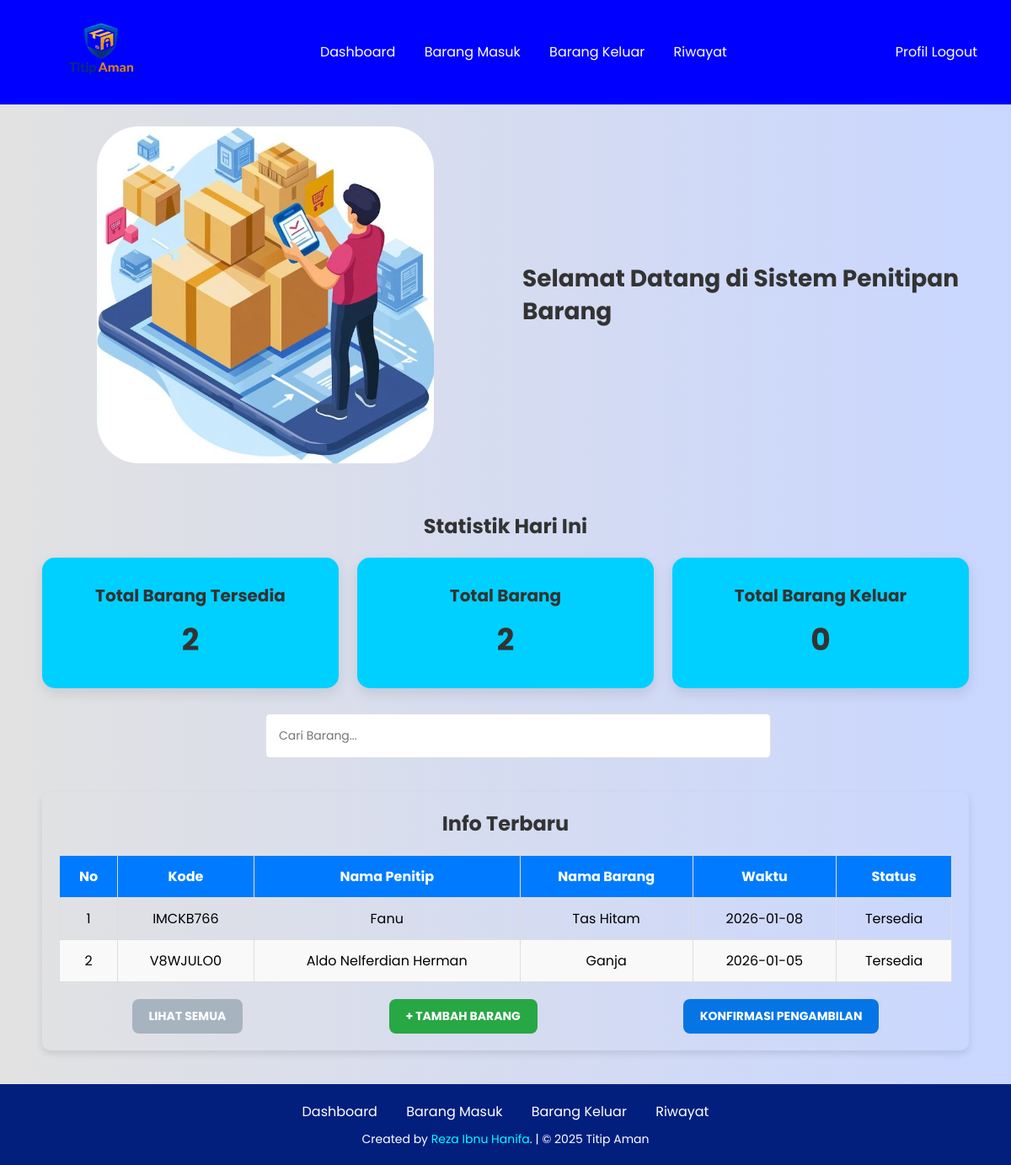
/component/dashboard.php (signed in), run on the app's committed database.
### tables this page shows
CREATE TABLE `barang` (
  `id` int(11) NOT NULL,
  `kode_barang` varchar(50) NOT NULL,
  `no_identitas` varchar(20) NOT NULL,
  `nama_penitip` varchar(100) NOT NULL,
  `no_telepon` varchar(15) NOT NULL,
  `nama_barang` varchar(100) NOT NULL,
  `tanggal_masuk` date NOT NULL,
  `jam_masuk` time NOT NULL,
  `petugas_id` int(11) NOT NULL,
  `status` enum('Tersedia','Diambil') NOT NULL DEFAULT 'Tersedia'
);

### component/dashboard.php (the view, shortened to what this page needs)
<?php
include_once '../config/database.php';
$totalBarangTersedia = 0;
$totalBarangMasuk = 0;
$totalBarangKeluar = 0;
try {
    $queryTersedia = "SELECT COUNT(*) FROM barang WHERE status = 'Tersedia'";
    $stmtTersedia = $pdo->prepare($queryTersedia);
    $stmtTersedia->execute();
    $totalBarangTersedia = $stmtTersedia->fetchColumn();
    $queryMasuk = "SELECT COUNT(*) FROM barang WHERE tanggal_masuk IS NOT NULL";
    $stmtMasuk = $pdo->prepare($queryMasuk);
    $stmtMasuk->execute();
    $totalBarangMasuk = $stmtMasuk->fetchColumn();
    $queryKeluar = "SELECT COUNT(*) FROM pengambilan WHERE tanggal_pengambilan IS NOT NULL";
    $stmtKeluar = $pdo->prepare($queryKeluar);
    $stmtKeluar->execute();
    $totalBarangKeluar = $stmtKeluar->fetchColumn();
    $latestRows = [];
    $query = "SELECT * FROM barang ORDER BY tanggal_masuk DESC LIMIT 10";
    $stmt = $pdo->prepare($query);
    $stmt->execute();
    $latestRows = $stmt->fetchAll(PDO::FETCH_ASSOC);
} catch (PDOException $e) {
    echo "Error: " . $e->getMessage();
}
?>
<!DOCTYPE html>
<html lang="id">
<head>
    <link rel="stylesheet" href="../css/style.css">
</head>
<body>
    <nav class="navbar">
        <a href="#" class="navbar-logo">
            <img src="../css/assets/logo.png" alt="Logo Titip Aman" class="logo-img">
        </a>
        <div class="navbar-nav">
            <a href="dashboard.php">Dashboard</a>
            <a href="barangmasuk.php">Barang Masuk</a>
            <a href="barangkeluar.php">Barang Keluar</a>
            <a href="riwayat.php">Riwayat</a>
        </div>
        <div class="navbar-extra">
            <a href="profil.php">Profil</a>
            <a href="../auth/logout.php">Logout</a>
        </div>
    </nav>
    <div class="dashboard-content">
        <div class="dashboard-left">
            <img src="../css/assets/dashboard.jpg" alt="Dashboard Image">
        </div>
        <div class="dashboard-right">
            <h1>Selamat Datang di <b>Sistem Penitipan Barang</b></h1>
        </div>
    </div>
    <div class="statistik">
        <h2>Statistik Hari Ini</h2>
        <div class="statistik-cards">
            <div class="menu-card">
                <h5 class="card-title">Total Barang Tersedia</h5>
                <p class="card-text"><?php echo $totalBarangTersedia; ?></p>
            </div>
            <div class="menu-card">
                <h5 class="card-title">Total Barang</h5>
                <p class="card-text"><?php echo $totalBarangMasuk; ?></p>
            </div>
            <div class="menu-card">
                <h5 class="card-title">Total Barang Keluar</h5>
                <p class="card-text"><?php echo $totalBarangKeluar; ?></p>
            </div>
        </div>
    </div>
    <div class="search-form">
        <input type="search" id="search-box" placeholder="Cari Barang...">
    </div>
    <div class="info-baru">
        <h1 class="info-baru-title">Info Terbaru</h1>
        <table>
            <thead>
                <tr>
                    <th>No</th>
                    <th>Kode</th>
                    <th>Nama Penitip</th>
                    <th>Nama Barang</th>
                    <th>Waktu</th>
                    <th>Status</th>
                </tr>
            </thead>
            <tbody>
            <?php if (!empty($latestRows)): ?>
                <?php foreach ($latestRows as $i => $r): ?>
                <tr>
                    <td><?php echo $i + 1; ?></td>
                    <td><?php echo htmlspecialchars($r['kode_barang']); ?></td>
                    <td><?php echo htmlspecialchars($r['nama_penitip']); ?></td>
                    <td><?php echo htmlspecialchars($r['nama_barang']); ?></td>
                    <td><?php echo htmlspecialchars($r['tanggal_masuk']); ?></td>
                    <td><?php echo htmlspecialchars($r['status']); ?></td>
                </tr>
                <?php endforeach; ?>
            <?php else: ?>
                <tr>
                    <td colspan="6">Tidak ada data terbaru.</td>
                </tr>
            <?php endif; ?>
            </tbody>
        </table>
        <div class="button-group-dashboard">
            <button class="btn-lihat">Lihat Semua</button>
            <button class="btn-tambah">+ Tambah Barang</button>
            <button class="btn-konfirmasi">Konfirmasi Pengambilan</button>
        </div>
    </div>
    <footer class="footer">
        <div class="links">
            <a href="#dashboard">Dashboard</a>
            <a href="#masukkanbarang">Barang Masuk</a>
            <a href="#barangkeluar">Barang Keluar</a>
            <a href="#riwayat">Riwayat</a>
        </div>
        <div class="credits">
            <p>Created by <a href="#">Reza Ibnu Hanifa</a>. | &copy; 2025 Titip Aman</p>
        </div>
    </footer>
</body>
</html>

### css/style.css (style rules this page uses)
* { margin: 0; padding: 0; box-sizing: border-box; font-family: "Poppins", sans-serif; }
body { background-color: #c9d6ff; background: linear-gradient(to right, #e2e2e2, #c9d6ff); display: flex; flex-direction: column; align-items: center; justify-content: flex-start; min-height: 100vh; padding: 20px; margin-top: 0; }
html, body { margin: 0; padding: 0; height: 100%; width: 100%; box-sizing: border-box; }
.navbar { display: flex; justify-content: space-between; align-items: center; background-color: #0000ff; padding: 5px 40px; color: white; width: 100%; margin: 0; position: relative; top: 0; }
.navbar-logo .logo-img { width: 10rem; height: auto; margin-right: 10px; }
.navbar-nav a { color: white; margin-right: 30px; text-decoration: none; }
.navbar-extra a { color: white; text-decoration: none; }
.dashboard-content { display: flex; justify-content: center; align-items: center; margin-top: 0; width: 100%; max-width: 1100px; gap: 20px; }
.dashboard-left { flex: 1; display: flex; justify-content: center; align-items: center; }
.dashboard-left img { max-width: 100%; max-height: 400px; border-radius: 50px; margin: 5%; }
.dashboard-right { flex: 1; text-align: left; padding-left: 20px; }
.dashboard-right h1 { font-size: 28px; color: #333; font-weight: bold; margin: 0; line-height: 1.4; }
.statistik { margin-top: 30px; width: 100%; max-width: 1100px; }
.statistik h2 { font-size: 24px; color: #333; text-align: center; }
.statistik-cards { display: flex; justify-content: space-between; margin-top: 20px; width: 100%; }
.menu-card { background-color: #00d0ff; padding: 30px; border-radius: 15px; box-shadow: 0 6px 15px rgba(0, 0, 0, 0.1); width: 32%; text-align: center; transition: transform 0.3s ease; }
.card-title { font-size: 20px; font-weight: bold; color: #333; }
.card-text { font-size: 36px; color: #333; font-weight: bold; margin-top: 10px; }
.search-form { margin-top: 30px; display: flex; justify-content: center; width: 100%; }
.search-form input { padding: 15px; width: 50%; border-radius: 5px; border: 1px solid #ddd; font-size: 14px; }
.info-baru { margin-top: 40px; background-color: transparent; padding: 20px; border-radius: 10px; box-shadow: 0 4px 8px rgba(0, 0, 0, 0.1); width: 100%; max-width: 1100px; }
.info-baru-title { font-size: 24px; color: #333; margin-bottom: 20px; text-align: center; }
table { width: 100%; border-collapse: collapse; margin-top: 20px; }
table, th, td { border: 1px solid #ddd; }
th, td { padding: 12px; text-align: center; font-size: 16px; }
th { background-color: #007bff; color: white; font-weight: bold; }
tr:nth-child(even) { background-color: #f9f9f9; }
.button-group-dashboard { margin-top: 20px; display: flex; justify-content: space-around; }
.btn-lihat { background-color: #a7b4c0; }
.btn-konfirmasi { background-color: #0575e6; }
.btn-tambah { background-color: #28a745; }
.button-group-dashboard button { color: white; padding: 10px 20px; border-radius: 8px; border: none; cursor: pointer; font-weight: bold; font-size: 14px; text-transform: uppercase; transition: background-color 0.3s ease, transform 0.2s ease; }
.footer { margin-top: 40px; padding: 20px; background-color: #021f7e; color: white; text-align: center; width: 100%; }
.footer .links a { color: white; margin: 0 15px; text-decoration: none; }
.footer .credits { margin-top: 10px; font-size: 14px; }
th, td { padding: 12px; text-align: center; font-size: 16px; border: 1px solid #ddd; }
.footer .credits a { color: cyan; text-decoration: none; }

### data on the page
barang: kode_barang "IMCKB766", nama_penitip "Fanu", nama_barang "Tas Hitam", tanggal_masuk "2026-01-08", status "Tersedia"
barang: kode_barang "V8WJULO0", nama_penitip "Aldo Nelferdian Herman", nama_barang "Ganja", tanggal_masuk "2026-01-05", status "Tersedia"

### other printed values
$totalBarangTersedia "2"
$totalBarangMasuk "2"
$totalBarangKeluar "0"
